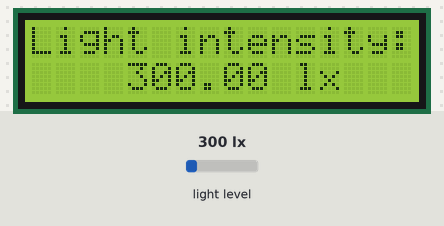
A sketch run on a simulated Arduino Uno, built with avr-gcc and run on an emulated ATmega328P. Shown: 16×2 character LCD. The test bench sets the inputs (shaded band); at power-on: light level 300 lx. The local clock reads 2024-03-15 10:24:30 at power-on unless the sketch sets it; what the sketch prints to the serial monitor is not drawn.

Above: at 1.7 s.
1.8 s: light level set to 40 lx
At 3.5 s:
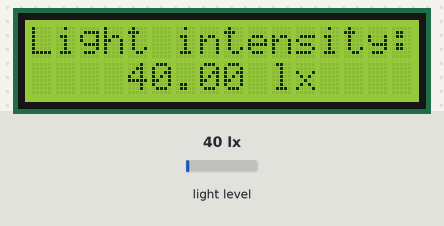
4.1 s: light level set to 500 lx
At 5.0 s:
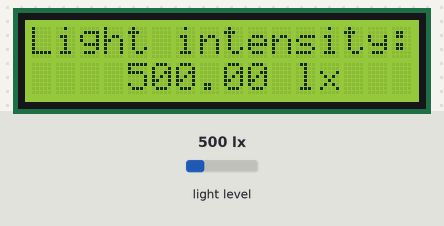
6.2 s: light level set to 1000 lx
At 7.7 s:
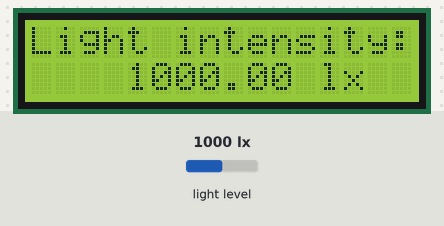
8.3 s: light level set to 40 lx
At 9.2 s:
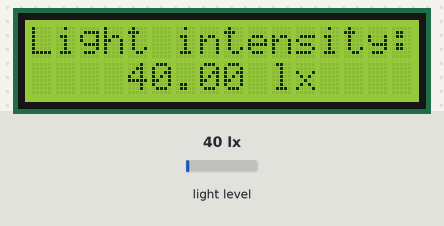
Timing chart, 0 to 11.3 s (numbered marks = the images above; inputs shaded):
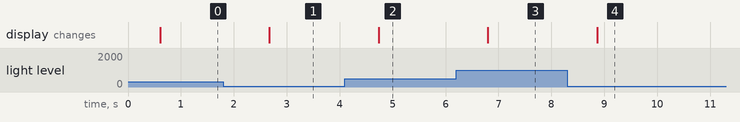

Measured:
- after the input at 1.8 s, the display: changes after 0.87 s (image 1)
- after the input at 4.1 s, the display: changes after 0.64 s (image 2)
- after the input at 6.2 s, the display: changes after 0.60 s (image 3)
- after the input at 8.3 s, the display: changes after 0.57 s (image 4)

The sketch:

main.ino
```cpp
#include <RtcDS1302.h>
#include <ThreeWire.h>
#include <BH1750.h>
#include <RtcDateTime.h>
#include <Wire.h>
#include <LiquidCrystal_I2C.h>

// DS1302 CLK/SCLK --> 4
// DS1302 DAT/IO --> 3
// DS1302 RST/CE --> 5

BH1750 lightMeter;
LiquidCrystal_I2C lcd(0x27, 16, 2);
ThreeWire samwire (3,4,5); // IO,SCL,CE
RtcDS1302<ThreeWire> rtc(samwire);

int r1 = 6;
int r2 = 7;

const int OnHour = 9;
const int OffHour = 17;
const int offMin = 0;

void setup() {
  pinMode(r1, OUTPUT);
  pinMode(r2, OUTPUT);
  Serial.begin(57600);
  lcd.init();
  lcd.backlight();

  rtc.Begin();
  RtcDateTime currentTime = RtcDateTime(__DATE__, __TIME__);

    if (!rtc.IsDateTimeValid())
    {
        // Common Causes:
        //    1) first time you ran and the device wasn't running yet
        //    2) the battery on the device is low or even missing

        Serial.println("RTC lost confidence in the DateTime!");
        lcd.setCursor(0, 0);
        lcd.println("RTC lost confidence in the DateTime!");
        delay(1000);
        rtc.SetDateTime(currentTime);
    }

    RtcDateTime now = rtc.GetDateTime();
    if (now < currentTime) {
      Serial.println("RTC is older than compile time!  (Updating DateTime)");
      rtc.SetDateTime(currentTime);
    } else if (now > currentTime) {
      Serial.println("RTC is newer than compile time. (this is expected)");
    } else if (now == currentTime) {
      Serial.println("RTC is the same as compile time! (not expected but all is fine)");
    }

  // Initialize the I2C bus (BH1750 library doesn't do this automatically)
  Wire.begin();
  lightMeter.begin();

  lcd.setCursor(2, 0);
  lcd.print("Siuuu!");
  delay(500);
}

void loop() {
  RtcDateTime now = rtc.GetDateTime();
  Serial.print("TIME: ");
  Serial.print(now.Hour());
  Serial.print(":");
  Serial.print(now.Minute());
  Serial.print(":");
  Serial.print(now.Second());
  Serial.println(" ");

  if (now.Hour()>=OnHour && now.Hour()<OffHour && now.Minute()>=offMin){
    lights_on();
  }
  else{
    lights_off();
  }

  lcd.setCursor(0,0);
  lcd.print("Light intensity: ");
  float lux = lightMeter.readLightLevel();
  lcd.setCursor(4,1);
  lcd.print(lux);
  lcd.print(" lx \n");
  lcd.println();
  delay(1000);
}

void lights_off(){
  digitalWrite(r1, HIGH);
  digitalWrite(r2, HIGH);
  Serial.println("LIGHTS OFF!");
}

void lights_on(){
  digitalWrite(r1, LOW);
  digitalWrite(r2, LOW);
  Serial.println("LIGHTS ON!");
}
```
